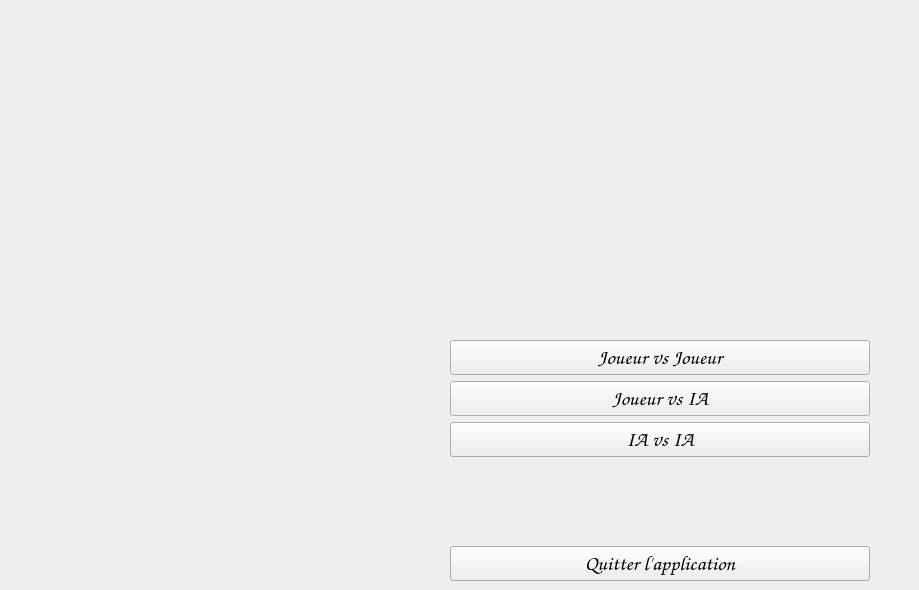
    <widget class="QWidget" name="page">
     <widget class="QLabel" name="label">
      <property name="geometry">
       <rect>
        <x>410</x>
        <y>50</y>
        <width>500</width>
        <height>251</height>
       </rect>
      </property>
      <property name="sizeIncrement">
       <size>
        <width>0</width>
        <height>0</height>
       </size>
      </property>
      <property name="layoutDirection">
       <enum>Qt::LeftToRight</enum>
      </property>
      <property name="text">
       <string/>
      </property>
      <property name="pixmap">
       <pixmap resource="resource.qrc">:/resources/images/7WondersDuelLogo.png</pixmap>
      </property>
      <property name="scaledContents">
       <bool>true</bool>
      </property>
     </widget>
     <widget class="QWidget" name="verticalLayoutWidget">
      <property name="geometry">
       <rect>
        <x>450</x>
        <y>340</y>
        <width>420</width>
        <height>241</height>
       </rect>
      </property>
      <layout class="QVBoxLayout" name="verticalLayout_3">
       <item>
        <widget class="QPushButton" name="pushButton_JvsJ">
         <property name="sizePolicy">
          <sizepolicy hsizetype="Minimum" vsizetype="Minimum">
           <horstretch>0</horstretch>
           <verstretch>0</verstretch>
          </sizepolicy>
         </property>
         <property name="font">
          <font>
           <family>Comic Sans MS</family>
           <pointsize>16</pointsize>
          </font>
         </property>
         <property name="text">
          <string>Joueur vs Joueur</string>
         </property>
        </widget>
       </item>
       <item>
        <widget class="QPushButton" name="pushButton_JvsIA">
         <property name="sizePolicy">
          <sizepolicy hsizetype="Minimum" vsizetype="Minimum">
           <horstretch>0</horstretch>
           <verstretch>0</verstretch>
          </sizepolicy>
         </property>
         <property name="font">
          <font>
           <family>Comic Sans MS</family>
           <pointsize>16</pointsize>
          </font>
         </property>
         <property name="text">
          <string>Joueur vs IA</string>
         </property>
        </widget>
       </item>
       <item>
        <widget class="QPushButton" name="pushButton_IAvsIA">
         <property name="sizePolicy">
          <sizepolicy hsizetype="Minimum" vsizetype="Minimum">
           <horstretch>0</horstretch>
           <verstretch>0</verstretch>
          </sizepolicy>
         </property>
         <property name="font">
          <font>
           <family>Comic Sans MS</family>
           <pointsize>16</pointsize>
          </font>
         </property>
         <property name="text">
          <string>IA vs IA</string>
         </property>
        </widget>
       </item>
       <item>
        <spacer name="verticalSpacer">
         <property name="orientation">
          <enum>Qt::Vertical</enum>
         </property>
         <property name="sizeHint" stdset="0">
          <size>
           <width>20</width>
           <height>40</height>
          </size>
         </property>
        </spacer>
       </item>
       <item>
        <widget class="QPushButton" name="pushButton_Quitter">
         <property name="sizePolicy">
          <sizepolicy hsizetype="Minimum" vsizetype="Minimum">
           <horstretch>0</horstretch>
           <verstretch>0</verstretch>
          </sizepolicy>
         </property>
         <property name="font">
          <font>
           <family>Comic Sans MS</family>
           <pointsize>16</pointsize>
          </font>
         </property>
         <property name="text">
          <string>Quitter l'application</string>
         </property>
        </widget>
       </item>
      </layout>
     </widget>
    </widget>
